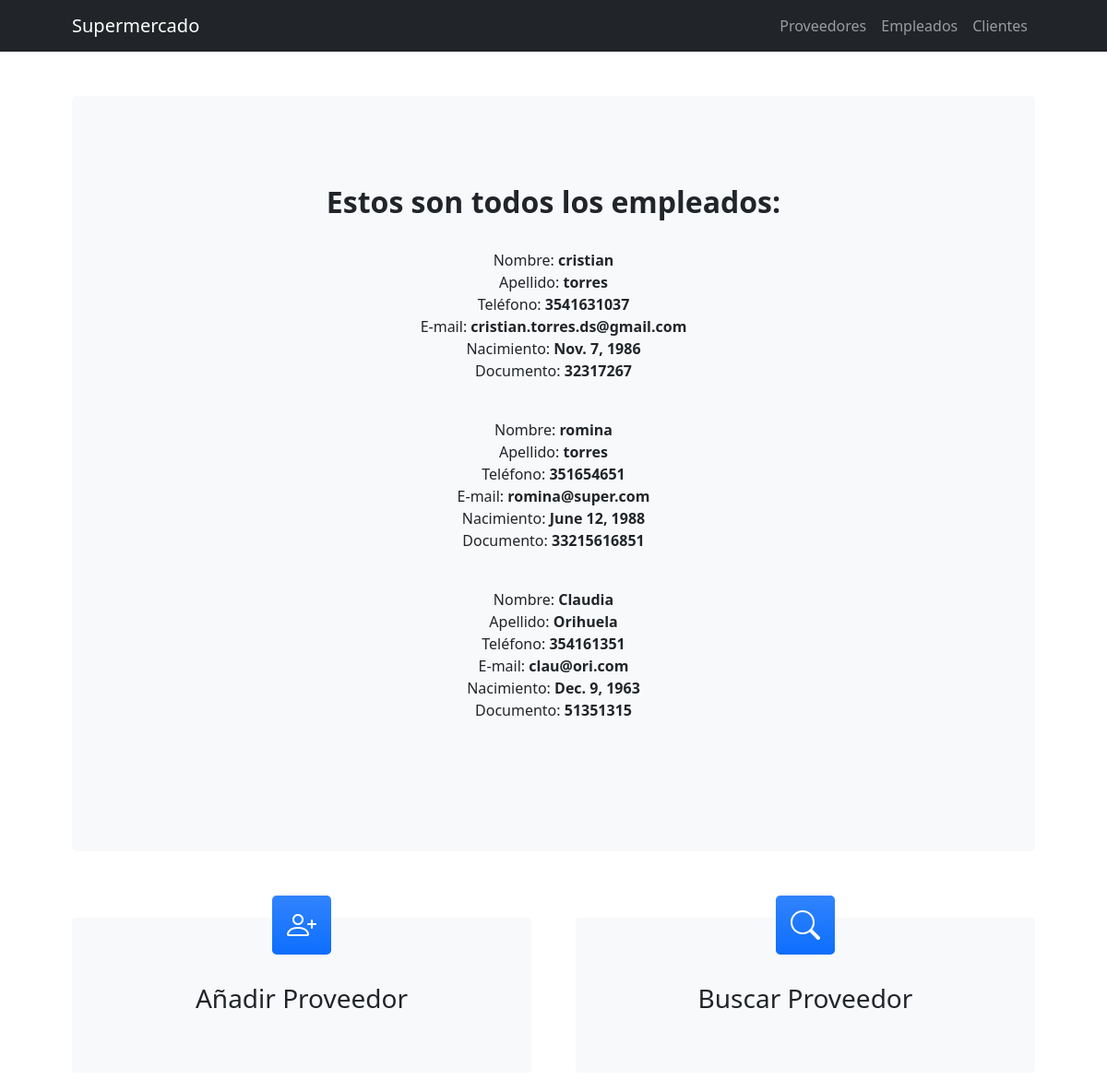
Before: /app_super/ver_empleados/ (upper part) with the older database file.
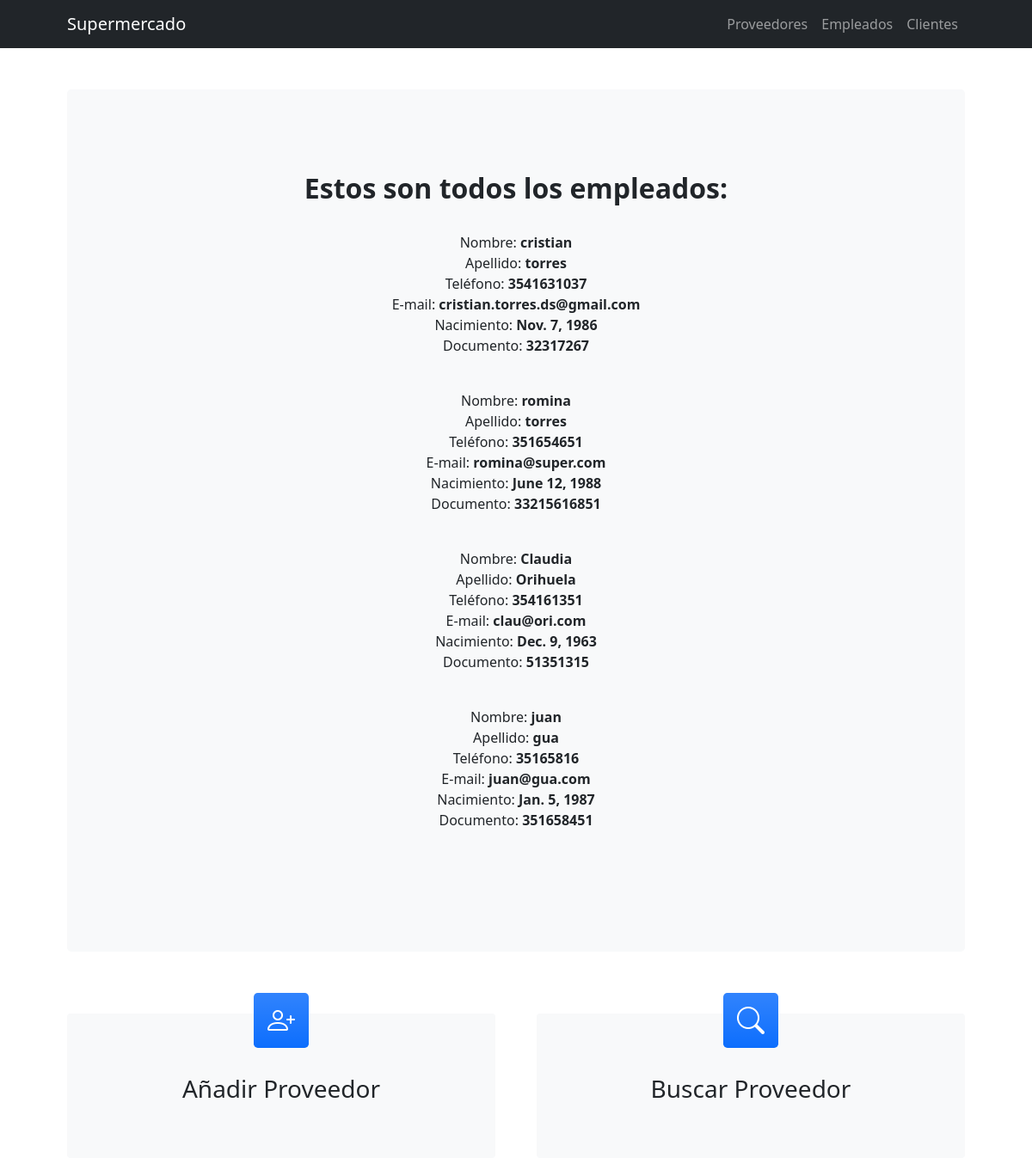
After: the same page with the newer database file.
### app_super/models.py (models this page shows, shortened)
class Empleado(models.Model):
    nombre = models.CharField(max_length=50)
    apellido = models.CharField(max_length=50)
    telefono = models.IntegerField()
    email = models.EmailField()
    nacimiento = models.DateField()
    documento = models.IntegerField()

### app_super/views.py (the view)
# urls.py: path('ver_empleados/', ver_empleados, name="ver_empleados"),
def ver_empleados(request):
    lista_empleados = Empleado.objects.all()
    return render(request, "app_super/ver_empleados.html", {"lista_empleados" : lista_empleados})

### app_super/templates/app_super/ver_empleados.html
{% extends "app_super/padre.html" %}
{% load static %}
{% block primero %}
<h2><b>Estos son todos los empleados:</b></h2>
    {% for empleado in lista_empleados %}
    <p>
        <br>Nombre: <b>{{empleado.nombre}}</b>
        <br>Apellido: <b>{{empleado.apellido}}</b>
        <br>Teléfono: <b>{{empleado.telefono}}</b>
        <br>E-mail: <b>{{empleado.email}}</b>
        <br>Nacimiento: <b>{{empleado.nacimiento}}</b>
        <br>Documento: <b>{{empleado.documento}}</b>
    </p>
    {% endfor %}
{% endblock %}

Changed rows visible on the page:
added Empleado: nombre "juan", apellido "gua", telefono "35165816", email "juan@gua.com", nacimiento "Jan. 5, 1987", documento "351658451"
